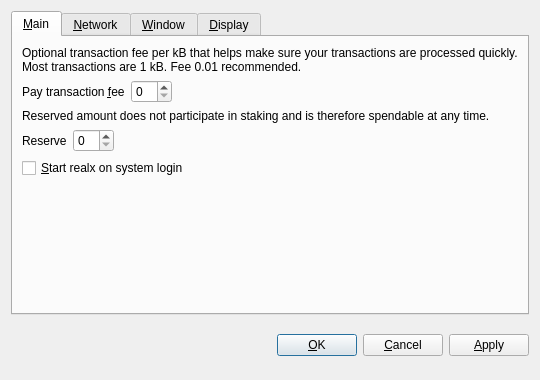
<?xml version="1.0" encoding="UTF-8"?>
<ui version="4.0">
 <class>OptionsDialog</class>
 <widget class="QDialog" name="OptionsDialog">
  <property name="geometry">
   <rect>
    <x>0</x>
    <y>0</y>
    <width>540</width>
    <height>380</height>
   </rect>
  </property>
  <property name="windowTitle">
   <string>Options</string>
  </property>
  <property name="modal">
   <bool>true</bool>
  </property>
  <layout class="QVBoxLayout" name="verticalLayout">
   <item>
    <widget class="QTabWidget" name="tabWidget">
     <property name="tabPosition">
      <enum>QTabWidget::North</enum>
     </property>
     <property name="currentIndex">
      <number>0</number>
     </property>
     <widget class="QWidget" name="tabMain">
      <attribute name="title">
       <string>&amp;Main</string>
      </attribute>
      <layout class="QVBoxLayout" name="verticalLayout_Main">
       <item>
        <widget class="QLabel" name="transactionFeeInfoLabel">
         <property name="text">
          <string>Optional transaction fee per kB that helps make sure your transactions are processed quickly. Most transactions are 1 kB. Fee 0.01 recommended.</string>
         </property>
         <property name="textFormat">
          <enum>Qt::PlainText</enum>
         </property>
         <property name="wordWrap">
          <bool>true</bool>
         </property>
        </widget>
       </item>
       <item>
        <layout class="QHBoxLayout" name="horizontalLayoutFee">
         <item>
          <widget class="QLabel" name="transactionFeeLabel">
           <property name="text">
            <string>Pay transaction &amp;fee</string>
           </property>
           <property name="textFormat">
            <enum>Qt::PlainText</enum>
           </property>
           <property name="buddy">
            <cstring>transactionFee</cstring>
           </property>
          </widget>
         </item>
         <item>
          <widget class="BitcoinAmountField" name="transactionFee"/>
         </item>
         <item>
          <spacer name="horizontalSpacerFee">
           <property name="orientation">
            <enum>Qt::Horizontal</enum>
           </property>
           <property name="sizeHint" stdset="0">
            <size>
             <width>40</width>
             <height>20</height>
            </size>
           </property>
          </spacer>
         </item>
        </layout>
       </item>
       <item>
        <widget class="QLabel" name="reserveBalanceInfoLabel">
         <property name="text">
          <string>Reserved amount does not participate in staking and is therefore spendable at any time.</string>
         </property>
         <property name="textFormat">
          <enum>Qt::PlainText</enum>
         </property>
         <property name="wordWrap">
          <bool>true</bool>
         </property>
        </widget>
       </item>
       <item>
        <layout class="QHBoxLayout" name="horizontalLayoutReserveBalance">
         <item>
          <widget class="QLabel" name="reserveBalanceLabel">
           <property name="text">
            <string>Reserve</string>
           </property>
           <property name="textFormat">
            <enum>Qt::PlainText</enum>
           </property>
           <property name="buddy">
            <cstring>reserveBalance</cstring>
           </property>
          </widget>
         </item>
         <item>
          <widget class="BitcoinAmountField" name="reserveBalance"/>
         </item>
         <item>
          <spacer name="horizontalSpacerReserveBalance">
           <property name="orientation">
            <enum>Qt::Horizontal</enum>
           </property>
           <property name="sizeHint" stdset="0">
            <size>
             <width>40</width>
             <height>20</height>
            </size>
           </property>
          </spacer>
         </item>
        </layout>
       </item>
       <item>
        <widget class="QCheckBox" name="bitcoinAtStartup">
         <property name="toolTip">
          <string>Automatically start realx after logging in to the system.</string>
         </property>
         <property name="text">
          <string>&amp;Start realx on system login</string>
         </property>
        </widget>
       </item>
       <item>
        <spacer name="verticalSpacer_Main">
         <property name="orientation">
          <enum>Qt::Vertical</enum>
         </property>
         <property name="sizeHint" stdset="0">
          <size>
           <width>20</width>
           <height>40</height>
          </size>
         </property>
        </spacer>
       </item>
      </layout>
     </widget>
     <widget class="QWidget" name="tabNetwork">
      <attribute name="title">
       <string>&amp;Network</string>
      </attribute>
      <layout class="QVBoxLayout" name="verticalLayout_Network">
       <item>
        <widget class="QCheckBox" name="mapPortUpnp">
         <property name="toolTip">
          <string>Automatically open the realx client port on the router. This only works when your router supports UPnP and it is enabled.</string>
         </property>
         <property name="text">
          <string>Map port using &amp;UPnP</string>
         </property>
        </widget>
       </item>
       <item>
        <widget class="QCheckBox" name="connectSocks">
         <property name="toolTip">
          <string>Connect to the realx network through a SOCKS proxy (e.g. when connecting through Tor).</string>
         </property>
         <property name="text">
          <string>&amp;Connect through SOCKS proxy:</string>
         </property>
        </widget>
       </item>
       <item>
        <layout class="QHBoxLayout" name="horizontalLayout_Network">
         <item>
          <widget class="QLabel" name="proxyIpLabel">
           <property name="text">
            <string>Proxy &amp;IP:</string>
           </property>
           <property name="textFormat">
            <enum>Qt::PlainText</enum>
           </property>
           <property name="buddy">
            <cstring>proxyIp</cstring>
           </property>
          </widget>
         </item>
         <item>
          <widget class="QValidatedLineEdit" name="proxyIp">
           <property name="maximumSize">
            <size>
             <width>140</width>
             <height>16777215</height>
            </size>
           </property>
           <property name="toolTip">
            <string>IP address of the proxy (e.g. 127.0.0.1)</string>
           </property>
          </widget>
         </item>
         <item>
          <widget class="QLabel" name="proxyPortLabel">
           <property name="text">
            <string>&amp;Port:</string>
           </property>
           <property name="textFormat">
            <enum>Qt::PlainText</enum>
           </property>
           <property name="buddy">
            <cstring>proxyPort</cstring>
           </property>
          </widget>
         </item>
         <item>
          <widget class="QLineEdit" name="proxyPort">
           <property name="maximumSize">
            <size>
             <width>55</width>
             <height>16777215</height>
            </size>
           </property>
           <property name="toolTip">
            <string>Port of the proxy (e.g. 9050)</string>
           </property>
          </widget>
         </item>
         <item>
          <widget class="QLabel" name="socksVersionLabel">
           <property name="text">
            <string>SOCKS &amp;Version:</string>
           </property>
           <property name="textFormat">
            <enum>Qt::PlainText</enum>
           </property>
           <property name="buddy">
            <cstring>socksVersion</cstring>
           </property>
          </widget>
         </item>
         <item>
          <widget class="QValueComboBox" name="socksVersion">
           <property name="toolTip">
            <string>SOCKS version of the proxy (e.g. 5)</string>
           </property>
          </widget>
         </item>
         <item>
          <spacer name="horizontalSpacer_Network">
           <property name="orientation">
            <enum>Qt::Horizontal</enum>
           </property>
           <property name="sizeHint" stdset="0">
            <size>
             <width>40</width>
             <height>20</height>
            </size>
           </property>
          </spacer>
         </item>
        </layout>
       </item>
       <item>
        <spacer name="verticalSpacer_Network">
         <property name="orientation">
          <enum>Qt::Vertical</enum>
         </property>
         <property name="sizeHint" stdset="0">
          <size>
           <width>20</width>
           <height>40</height>
          </size>
         </property>
        </spacer>
       </item>
      </layout>
     </widget>
     <widget class="QWidget" name="tabWindow">
      <attribute name="title">
       <string>&amp;Window</string>
      </attribute>
      <layout class="QVBoxLayout" name="verticalLayout_Window">
       <item>
        <widget class="QCheckBox" name="minimizeToTray">
         <property name="toolTip">
          <string>Show only a tray icon after minimizing the window.</string>
         </property>
         <property name="text">
          <string>&amp;Minimize to the tray instead of the taskbar</string>
         </property>
        </widget>
       </item>
       <item>
        <widget class="QCheckBox" name="minimizeOnClose">
         <property name="toolTip">
          <string>Minimize instead of exit the application when the window is closed. When this option is enabled, the application will be closed only after selecting Quit in the menu.</string>
         </property>
         <property name="text">
          <string>M&amp;inimize on close</string>
         </property>
        </widget>
       </item>
       <item>
        <spacer name="verticalSpacer_Window">
         <property name="orientation">
          <enum>Qt::Vertical</enum>
         </property>
         <property name="sizeHint" stdset="0">
          <size>
           <width>20</width>
           <height>40</height>
          </size>
         </property>
        </spacer>
       </item>
      </layout>
     </widget>
     <widget class="QWidget" name="tabDisplay">
      <attribute name="title">
       <string>&amp;Display</string>
      </attribute>
      <layout class="QVBoxLayout" name="verticalLayout_Display">
       <item>
        <layout class="QHBoxLayout" name="horizontalLayout_1_Display">
         <item>
          <widget class="QLabel" name="langLabel">
           <property name="text">
            <string>User Interface &amp;language:</string>
           </property>
           <property name="textFormat">
            <enum>Qt::PlainText</enum>
           </property>
           <property name="buddy">
            <cstring>lang</cstring>
           </property>
          </widget>
         </item>
         <item>
          <widget class="QValueComboBox" name="lang">
           <property name="toolTip">
            <string>The user interface language can be set here. This setting will take effect after restarting realx.</string>
           </property>
          </widget>
         </item>
        </layout>
       </item>
       <item>
        <layout class="QHBoxLayout" name="horizontalLayout_2_Display">
         <item>
          <widget class="QLabel" name="unitLabel">
           <property name="text">
            <string>&amp;Unit to show amounts in:</string>
           </property>
           <property name="textFormat">
            <enum>Qt::PlainText</enum>
           </property>
           <property name="buddy">
            <cstring>unit</cstring>
           </property>
          </widget>
         </item>
         <item>
          <widget class="QValueComboBox" name="unit">
           <property name="toolTip">
            <string>Choose the default subdivision unit to show in the interface and when sending coins.</string>
           </property>
          </widget>
         </item>
        </layout>
       </item>
       <item>
        <widget class="QCheckBox" name="displayAddresses">
         <property name="toolTip">
          <string>Whether to show realx addresses in the transaction list or not.</string>
         </property>
         <property name="text">
          <string>&amp;Display addresses in transaction list</string>
         </property>
        </widget>
       </item>
       <item>
        <widget class="QCheckBox" name="coinControlFeatures">
         <property name="toolTip">
          <string>Whether to show coin control features or not.</string>
         </property>
         <property name="text">
          <string>Display coin &amp;control features (experts only!)</string>
         </property>
        </widget>
       </item>
       <item>
        <spacer name="verticalSpacer_Display">
         <property name="orientation">
          <enum>Qt::Vertical</enum>
         </property>
         <property name="sizeHint" stdset="0">
          <size>
           <width>20</width>
           <height>40</height>
          </size>
         </property>
        </spacer>
       </item>
      </layout>
     </widget>
    </widget>
   </item>
   <item>
    <layout class="QHBoxLayout" name="horizontalLayout_Buttons">
     <item>
      <spacer name="horizontalSpacer_1">
       <property name="orientation">
        <enum>Qt::Horizontal</enum>
       </property>
       <property name="sizeHint" stdset="0">
        <size>
         <width>40</width>
         <height>48</height>
        </size>
       </property>
      </spacer>
     </item>
     <item>
      <widget class="QLabel" name="statusLabel">
       <property name="font">
        <font>
         <weight>75</weight>
         <bold>true</bold>
        </font>
       </property>
       <property name="text">
        <string/>
       </property>
       <property name="textFormat">
        <enum>Qt::PlainText</enum>
       </property>
       <property name="wordWrap">
        <bool>true</bool>
       </property>
      </widget>
     </item>
     <item>
      <spacer name="horizontalSpacer_2">
       <property name="orientation">
        <enum>Qt::Horizontal</enum>
       </property>
       <property name="sizeHint" stdset="0">
        <size>
         <width>40</width>
         <height>48</height>
        </size>
       </property>
      </spacer>
     </item>
     <item>
      <widget class="QPushButton" name="okButton">
       <property name="text">
        <string>&amp;OK</string>
       </property>
      </widget>
     </item>
     <item>
      <widget class="QPushButton" name="cancelButton">
       <property name="text">
        <string>&amp;Cancel</string>
       </property>
       <property name="autoDefault">
        <bool>false</bool>
       </property>
      </widget>
     </item>
     <item>
      <widget class="QPushButton" name="applyButton">
       <property name="text">
        <string>&amp;Apply</string>
       </property>
       <property name="autoDefault">
        <bool>false</bool>
       </property>
      </widget>
     </item>
    </layout>
   </item>
  </layout>
 </widget>
 <customwidgets>
  <customwidget>
   <class>BitcoinAmountField</class>
   <extends>QSpinBox</extends>
   <header>bitcoinamountfield.h</header>
  </customwidget>
  <customwidget>
   <class>QValueComboBox</class>
   <extends>QComboBox</extends>
   <header>qvaluecombobox.h</header>
  </customwidget>
  <customwidget>
   <class>QValidatedLineEdit</class>
   <extends>QLineEdit</extends>
   <header>qvalidatedlineedit.h</header>
  </customwidget>
 </customwidgets>
 <resources/>
 <connections/>
</ui>
